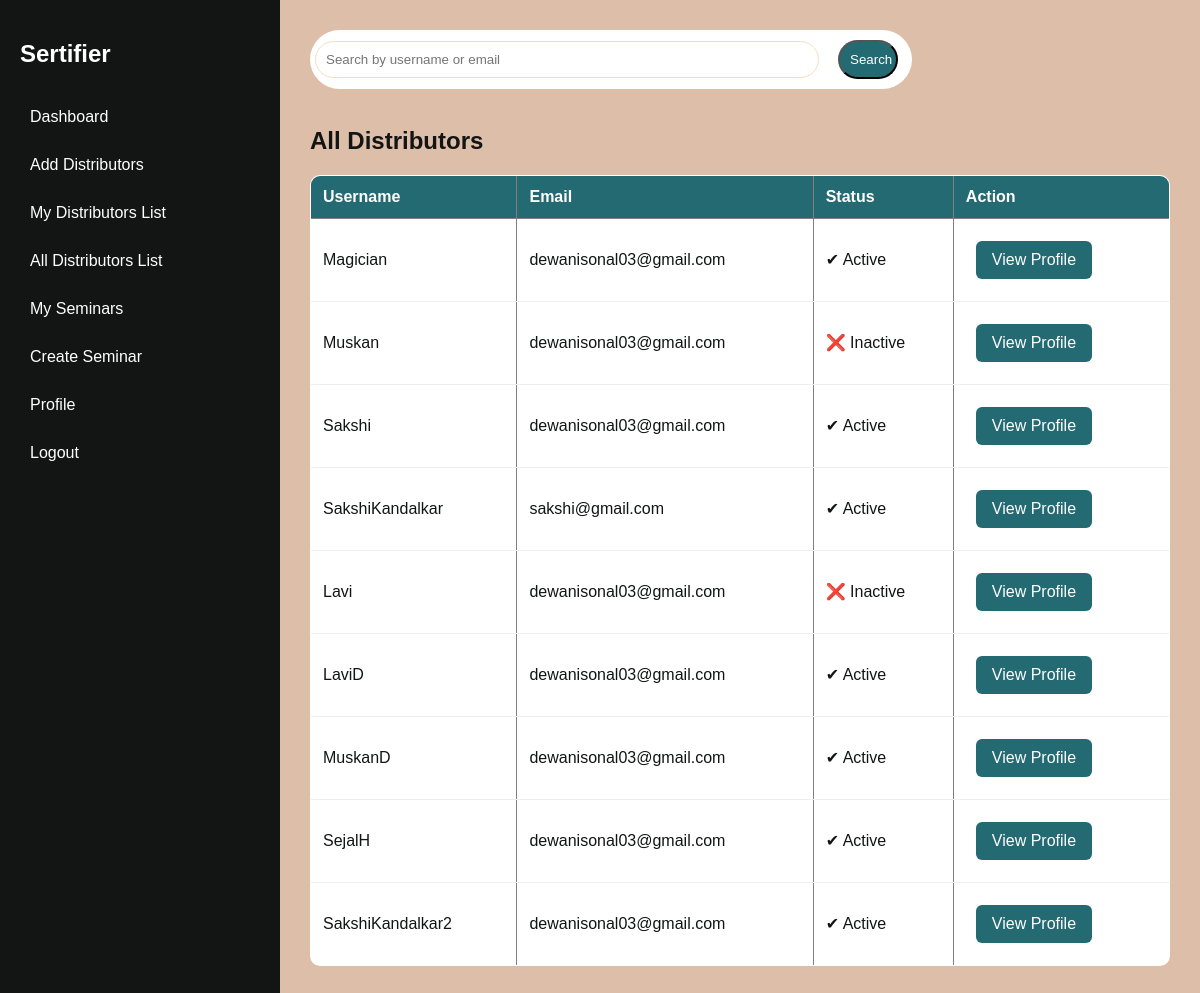
The app's page /all-distributors/ (signed in) with its own data.
### User/models.py (models this page shows, shortened)
class CustomUser(AbstractUser):
    ROLE_CHOICES = (
        ('admin', 'Admin'),
        ('manager', 'Manager'),
        ('distributor', 'Distributor'),
    )
    role = models.CharField(max_length=20, choices=ROLE_CHOICES)
    phone = models.CharField(max_length=15, blank=True, null=True)

### User/decorators.py (the view)
        def wrapper(request, *args, **kwargs):
            if request.user.role in allowed_roles:
                return view_func(request, *args, **kwargs)
            return redirect('dashboard')

### User/views.py (called while the page is built)
@login_required
@role_required(['admin', 'manager'])
def all_distributors(request):
    query = request.GET.get('q')
    distributors = User.objects.filter(role='distributor')
    if query:
        distributors = distributors.filter(
            Q(username__icontains=query) |
            Q(email__icontains=query)
        )
    return render(
        request,
        'all_distributors.html',
        {
            'distributors': distributors,
            'query': query
        }
    )

### User/templates/all_distributors.html
{% extends 'base.html' %}
{% block content %}
<form method="GET" style="padding:0px; color:#131515; width:70%; border-radius:30px;">
    <input type="text"
           name="q"
           placeholder="Search by username or email"
           value="{{ query|default:'' }}"
            style="width:80%; margin:5px; color:#131515; border-radius:30px;">
    <button type="submit" class="btn" style=" border-radius:30px; padding:10px; width:10%;">Search</button>
</form>
<br>
<h2>All Distributors</h2>
<table border="1">
    <tr>
        <th>Username</th>
        <th>Email</th>
        <th>Status</th>
        <th>Action</th>
    </tr>
    {% for d in distributors %}
    <tr>
        <td>{{ d.username }}</td>
        <td>{{ d.email }}</td>
        <td>
            {% if d.is_active %}
                ✔ Active
            {% else %}
                ❌ Inactive
            {% endif %}
        </td>
        <td>
            <a href="{% url 'distributor_profile' d.id %}" class="btn">
                View Profile
            </a>
        </td>
    </tr>
    {% endfor %}
</table>
{% endblock %}

### User/static/css/style.css (style rules this page uses)
:root { --primary: #131515; --secondary: #246a73; --accent: #368f8b; --muted: #f3dfc1; --bg: #ddbea8; --white: #ffffff; }
body { margin: 0; font-family: 'Poppins', sans-serif; background-color: var(--bg); color: var(--primary); }
.btn { display: inline-block; background: var(--secondary); color: var(--white); padding: 10px 16px; border-radius: 6px; text-decoration: none; transition: 0.3s; margin:10px; }
form { background: var(--white); padding: 25px; border-radius: 10px; }
form input, form select { width: 100%; padding: 10px; margin: 10px 0 20px; border-radius: 6px; border: 1px solid var(--muted); }
table { width: 100%; border-collapse: collapse; background: var(--white); border-radius: 10px; overflow: hidden; }
table th { background: var(--secondary); color: var(--white); padding: 12px; text-align:left; }
table td { padding: 12px; border-bottom: 1px solid #eee; }

### records on screen
CustomUser: username "Magician", email "dewanisonal03@gmail.com", is_active "✔ Active"
CustomUser: username "Muskan", email "dewanisonal03@gmail.com", is_active "❌ Inactive"
CustomUser: username "Sakshi", email "dewanisonal03@gmail.com", is_active "✔ Active"
CustomUser: username "SakshiKandalkar", email "sakshi@gmail.com", is_active "✔ Active"
CustomUser: username "Lavi", email "dewanisonal03@gmail.com", is_active "❌ Inactive"
CustomUser: username "LaviD", email "dewanisonal03@gmail.com", is_active "✔ Active"
CustomUser: username "MuskanD", email "dewanisonal03@gmail.com", is_active "✔ Active"
CustomUser: username "SejalH", email "dewanisonal03@gmail.com", is_active "✔ Active"
CustomUser: username "SakshiKandalkar2", email "dewanisonal03@gmail.com", is_active "✔ Active"
